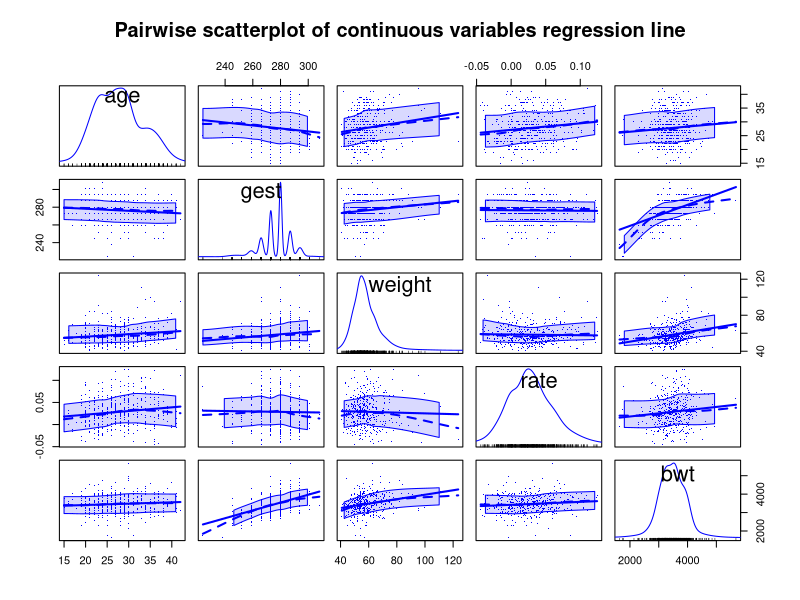
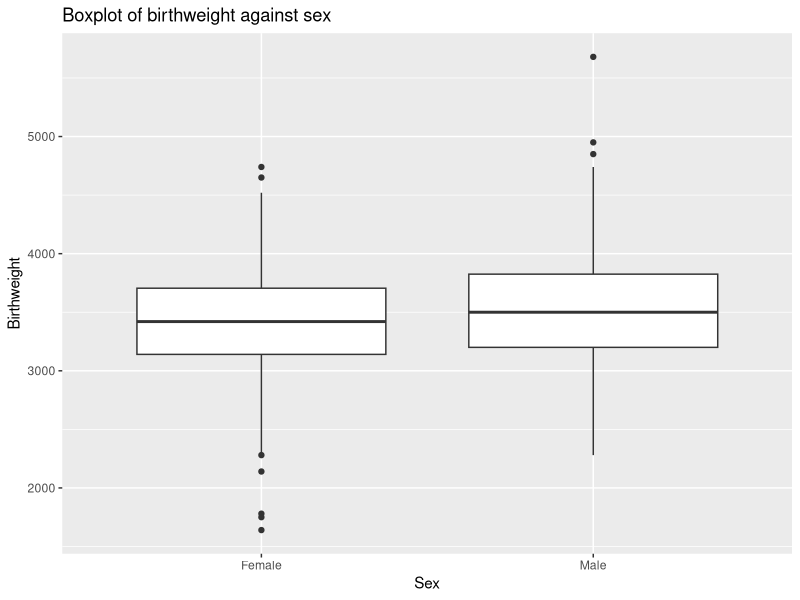
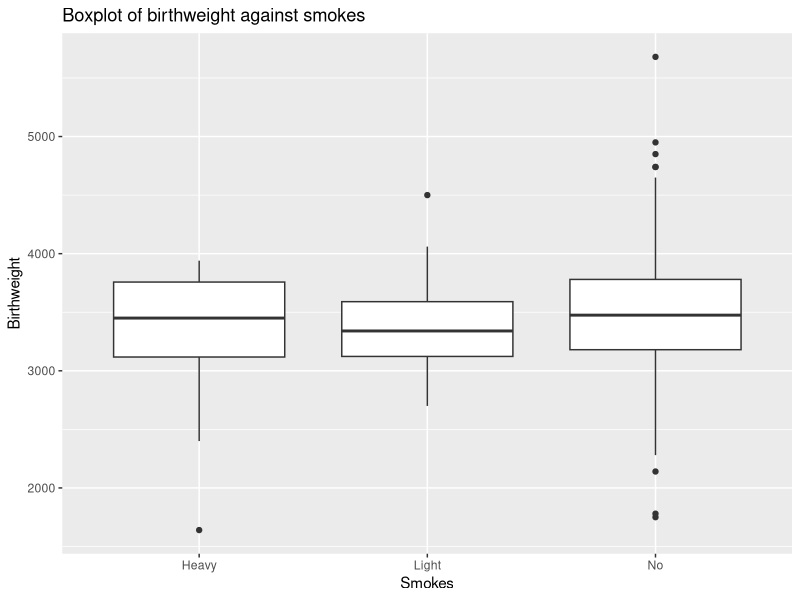

These charts were generated, in order, by the following R code:
## ---- chunk 1
library(dplyr)
library(ggplot2)
library(car)
BirthData = read.table("BirthData.txt",header = TRUE)
Births = filter( BirthData, !is.na(age), !is.na(gest), !is.na(sex), !is.na(smokes), !is.na(weight), !is.na(rate), !is.na(bwt))
## ---- chunk 2
#Pairwise scatterplot of continuous variables regression line to observe correlation.
Births1 <- Births[c(1, 2, 5, 6, 7)] 
scatterplotMatrix(Births1[,1:5], pch = ".",smoother=FALSE, main = "Pairwise scatterplot of continuous variables regression line" )
#Two boxplots of birthweight against sex and another at smokes.
qplot( x = sex, y = bwt, data = Births, geom = 'boxplot', main = "Boxplot of birthweight against sex", xlab = "Sex" ,ylab = "Birthweight")
qplot(x = smokes, y = bwt, data = Births, geom = 'boxplot', main = "Boxplot of birthweight against smokes", xlab = "Smokes" ,ylab = "Birthweight")
## ---- chunk 3
fit1 <- lm( bwt ~ sex, data = Births)
fit1
#fit0 is the controlled linear model
fit0 <- lm( bwt ~ 1, data = Births)
model01 <- anova(fit0, fit1)
model01
## ---- chunk 4
model <- data.frame(model.matrix(fit1))
model[c(1:10), 1:2]
## ---- chunk 5
fit3 <- lm( bwt ~ smokes, data = Births)
summary(fit3)
fit2 <- lm( bwt ~ 1, data = Births)
model23 <- anova(fit2, fit3)
model23
## ---- chunk 6
fit5 <- lm( bwt ~ sex + gest, data = Births)
summary(fit5)
fit4 <- lm( bwt ~ gest, data = Births)
anova45 <- anova(fit4, fit5)
anova45
## ---- chunk 7
#Variance of errors
summaryfit5 <- summary(fit5)
summaryfit5
summaryfit5$sigma^2

#Variance-covariance matrix
vcov(fit5)
#Deviance
deviance(fit5)
## ---- chunk 8
newdata <- data.frame(sex = "Female" , age = 30 , gest = 275)
#A 95% confidence interval
predict(fit5, newdata, interval = "confidence", level = 0.95)
#A 95% prediction interval
predict(fit5, newdata, interval = "prediction", level = 0.95)
## ---- chunk 9
lm1 <- lm( bwt ~ age + gest + sex + smokes + weight + rate, data = Births)
summary1 <- summary(lm1)
summary1
deviance(lm1)
## ---- chunk 10
#Testing significance of smokes by controlling all other factors
lm1.1 <- lm( bwt ~ age + gest + sex + weight + rate, data = Births)
summary1.1 <- summary(lm1.1)
summary1.1
anova(lm1.1,lm1)
deviance(lm1.1)
## ---- chunk 11
#New and improved model2 (having removed smokes)
lm2 <- lm( bwt ~ age + gest + sex + weight + rate, data = Births)
summary2 <- summary(lm2)
summary2
deviance(lm2)
## ---- chunk 12
#Testing significance of age by controlling all other factors
lm2.1 <- lm( bwt ~ gest + sex + weight + rate, data = Births)
summary2.1 <- summary(lm2.1)
summary2.1
model2.1..2 <- anova(lm2,lm2.1)
model2.1..2
deviance(lm2.1)
## ---- chunk 13
#New and improved model3 (after having removed smokes and included age)
lm3 <- lm( bwt ~ age + gest + sex + weight + rate, data = Births)
summary3 <- summary(lm3)
summary3
deviance(lm3)
## ---- chunk 14
#Testing significance of weight by controlling all other factors
lm3.1 <- lm( bwt ~ age + gest + sex + rate, data = Births)
summary3.1 <- summary(lm3.1)
summary3.1
model3.1..3 <- anova(lm3,lm3.1)
model3.1..3
deviance(lm2.1)
## ---- chunk 15
#New and improved model3 (after having removed smokes and included age)
lm5 <- lm( bwt ~ age + gest + sex + weight + rate, data = Births)
summary5 <- summary(lm5)
summary5
deviance(lm5)
## ---- chunk 16
#Testing significance of rate by controlling all other factors
lm5.1 <- lm( bwt ~ age +gest + sex + weight, data = Births)
summary5.1 <- summary(lm5.1)
summary5.1
model5.1..5 <- anova(lm5,lm5.1)
model5.1..5
deviance(lm5.1)
